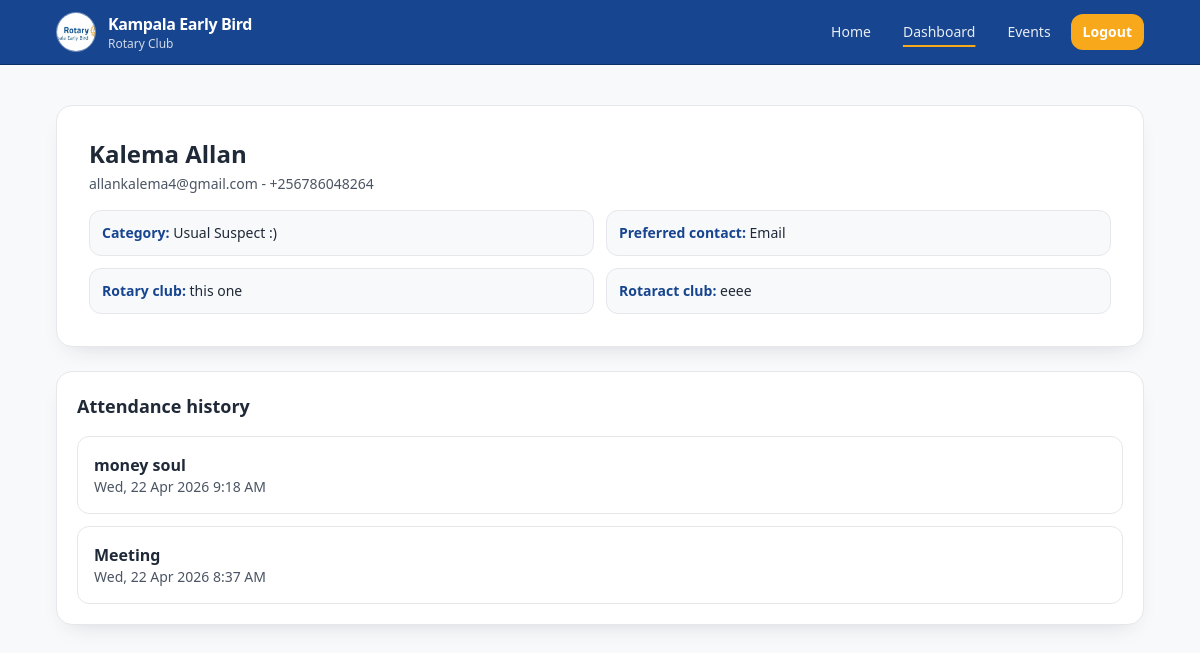
/dashboard/attendees/1/ (signed in), run on the app's committed database.
### attendance/models.py (models this page shows, shortened)
class TimeStampedModel(models.Model):
    created_at = models.DateTimeField(auto_now_add=True)
    updated_at = models.DateTimeField(auto_now=True)
    class Meta:
        abstract = True

class Attendee(TimeStampedModel):
    CATEGORY_CHOICES = [
        ("usual_suspect", "Usual Suspect :)"),
        ("keb_member", "KEB Member"),
        ("rotarian_other_club", "Rotarian (Other Club)"),
        ("rotaractor", "Rotaractor"),
        ("guest", "Guest"),
    ]
    COMMUNICATION_CHOICES = [
        ("email", "Email"),
        ("tel", "Tel"),
        ("both", "Both"),
        ("none", "None"),
    ]
    full_name = models.CharField(max_length=180)
    email = models.EmailField(blank=True, null=True, unique=True)
    phone = models.CharField(max_length=30, blank=True, null=True, unique=True)
    category = models.CharField(max_length=30, choices=CATEGORY_CHOICES, default="usual_suspect")
    rotary_club = models.CharField(max_length=180, blank=True)
    rotaract_club = models.CharField(max_length=180, blank=True)
    communication_preference = models.CharField(
        max_length=20,
        choices=COMMUNICATION_CHOICES,
        default="both",
    )
    additional_comments = models.TextField(blank=True)
    receive_future_emails = models.BooleanField(default=True)
    class Meta:
        ordering = ["full_name"]

class Attendance(models.Model):
    SOURCE_CHOICES = [
        ("qr", "QR Code"),
        ("link", "Direct Link"),
        ("manual", "Manual"),
    ]
    event = models.ForeignKey(Event, on_delete=models.CASCADE, related_name="attendances")
    attendee = models.ForeignKey(Attendee, on_delete=models.CASCADE, related_name="attendances")
    confirmed_at = models.DateTimeField(auto_now_add=True)
    source = models.CharField(max_length=20, choices=SOURCE_CHOICES, default="link")
    class Meta:
        ordering = ["-confirmed_at"]

class Event(TimeStampedModel):
    STATUS_CHOICES = [
        ("open", "Open"),
        ("closed", "Closed"),
        ("archived", "Archived"),
    ]
    public_id = models.UUIDField(default=uuid.uuid4, editable=False, unique=True)
    title = models.CharField(max_length=180)
    description = models.TextField(blank=True)
    venue = models.CharField(max_length=180, blank=True)
    event_date = models.DateTimeField()
    status = models.CharField(max_length=20, choices=STATUS_CHOICES, default="open")
    announce_to_members = models.BooleanField(default=False)
    is_link_active = models.BooleanField(default=True)
    form_template = models.ForeignKey(
        "FormTemplate",
        on_delete=models.SET_NULL,
        related_name="events",
        null=True,
        blank=True,
    )
    created_by = models.ForeignKey(
        settings.AUTH_USER_MODEL,
        on_delete=models.SET_NULL,
        related_name="events",
        null=True,
        blank=True,
    )
    class Meta:
        ordering = ["-event_date"]

### attendance/views.py (the view)
# urls.py: path("dashboard/attendees/<int:pk>/", AttendeeDetailView.as_view(), name="attendee-detail"),
class AttendeeDetailView(LoginRequiredMixin, DetailView):
    model = Attendee
    template_name = "attendance/dashboard/attendee_detail.html"
    context_object_name = "attendee"
    def get_context_data(self, **kwargs):
        context = super().get_context_data(**kwargs)
        context["history"] = self.object.attendances.select_related("event")
        return context

### templates/attendance/dashboard/attendee_detail.html (shortened to what this page needs)
{% extends "attendance/base.html" %}
{% block content %}
<section class="space-y-6">
    <div class="card p-6 sm:p-8">
        <h1 class="text-2xl font-bold text-[#1F2937]">{{ attendee.full_name }}</h1>
        <p class="mt-1 text-sm text-gray-600">{{ attendee.email|default:"No email" }}{% if attendee.phone %} - {{ attendee.phone }}{% endif %}</p>
        <div class="mt-4 grid gap-3 text-sm sm:grid-cols-2">
            <div class="rounded-xl border border-gray-200 bg-[#F8F9FB] p-3"><span class="font-semibold text-rotary-blue">Category:</span> {{ attendee.get_category_display }}</div>
            <div class="rounded-xl border border-gray-200 bg-[#F8F9FB] p-3"><span class="font-semibold text-rotary-blue">Preferred contact:</span> {{ attendee.get_communication_preference_display }}</div>
            <div class="rounded-xl border border-gray-200 bg-[#F8F9FB] p-3"><span class="font-semibold text-rotary-blue">Rotary club:</span> {{ attendee.rotary_club|default:"-" }}</div>
            <div class="rounded-xl border border-gray-200 bg-[#F8F9FB] p-3"><span class="font-semibold text-rotary-blue">Rotaract club:</span> {{ attendee.rotaract_club|default:"-" }}</div>
        </div>
    </div>
    <div class="card">
        <h2 class="text-lg font-semibold text-[#1F2937]">Attendance history</h2>
        <div class="mt-4 space-y-3">
            {% for item in history %}
                <div class="rounded-xl border border-gray-200 p-4">
                    <p class="font-semibold text-[#1F2937]">{{ item.event.title }}</p>
                    <p class="text-sm text-gray-600">{{ item.confirmed_at|date:"D, d M Y g:i A" }}</p>
                </div>
            {% empty %}
                <p class="rounded-xl border border-gray-200 bg-[#F8F9FB] px-4 py-3 text-sm text-gray-500">No attendance records for this attendee yet.</p>
            {% endfor %}
        </div>
    </div>
</section>
{% endblock %}

### data on the page
Attendee: full_name "Kalema Allan", email "allankalema4@gmail.com", phone "+256786048264", category "Usual Suspect :)", communication_preference "Email", rotary_club "this one", rotaract_club "eeee"
Attendance: event "money soul", confirmed_at "Wed, 22 Apr 2026 9:18 AM"
Attendance: event "Meeting", confirmed_at "Wed, 22 Apr 2026 8:37 AM"
